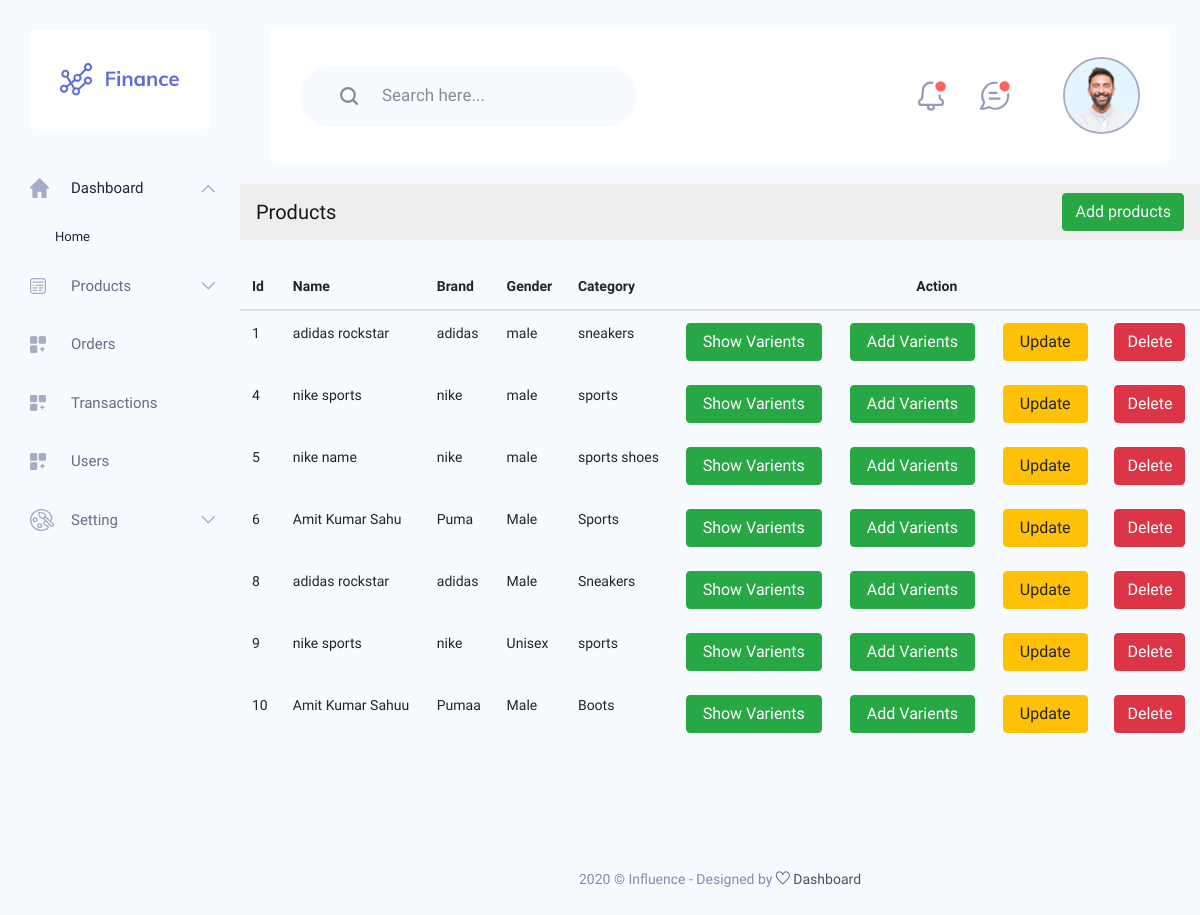
Page /index.php/dashcontroller/products on the earlier database version.
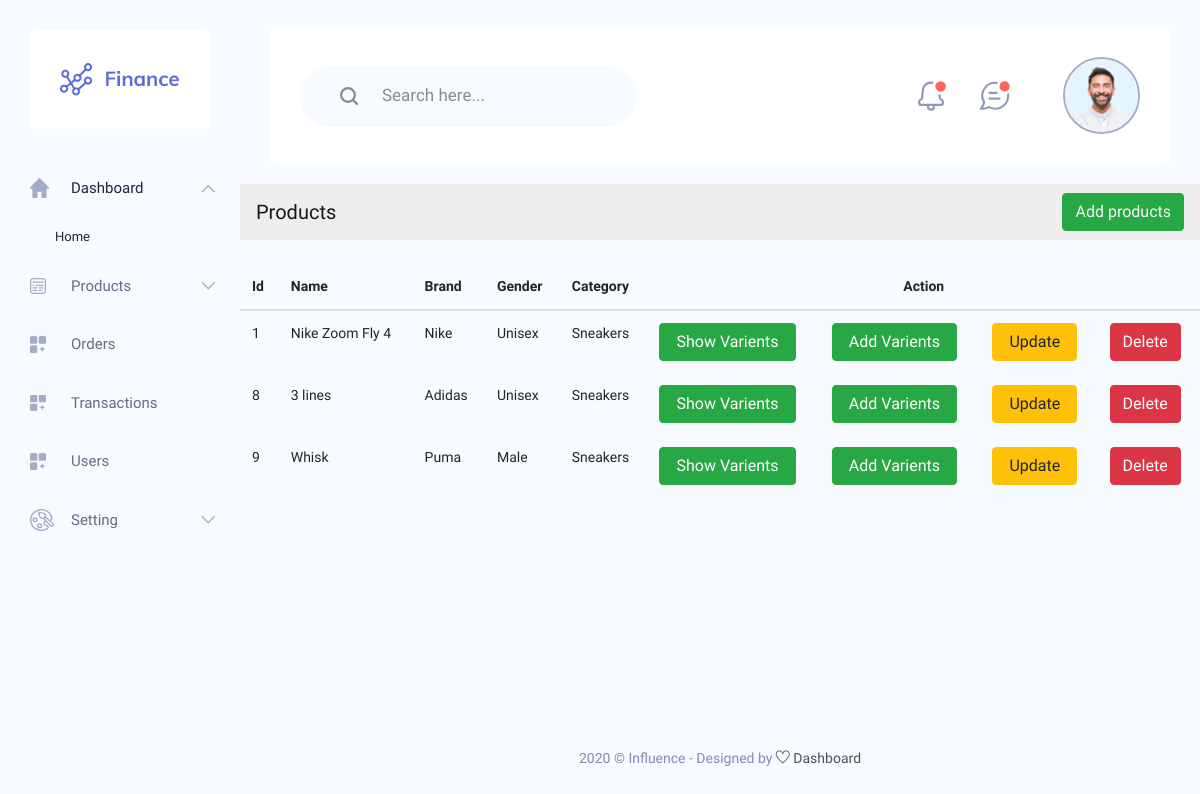
Same page on the later database version.
### tables this page shows
CREATE TABLE `products` (
  `id` int(10) NOT NULL,
  `name` varchar(100) DEFAULT NULL,
  `brand` varchar(100) DEFAULT NULL,
  `gender` varchar(20) DEFAULT NULL,
  `category` varchar(50) DEFAULT NULL,
  `created_on` timestamp NOT NULL DEFAULT current_timestamp(),
  `updated_on` timestamp NOT NULL DEFAULT current_timestamp() ON UPDATE current_timestamp()
);

### application/controllers/DashController.php (called while the page is built, shortened)
<?php
class DashController extends CI_Controller
{
	public function __construct()
	{
		$this->load->database();
		$this->load->model('dashboard_model');
		$this->load->model('category_model');
		$this->load->library('session');
	}
	public function products()
	{
		$data['title'] = "Products";
		$data['selected'] =  $this->dashboard_model->select();
		$data['content'] = $this->load->view('product_admin/pages/products/products', $data, true);
		$this->load->view('product_admin/layout/dashboard_layout', $data);
	}
}

### index.php (called while the page is built, shortened)
<?php
require_once BASEPATH.'core/CodeIgniter.php';

### application/models/Dashboard_model.php (called while the page is built, shortened)
<?php if (!defined('BASEPATH')) exit('No direct script access allowed');
class Dashboard_model extends CI_Model
{
    function select()
    {
        $sql = $this->db->query('SELECT * FROM products');
        return $sql->result();
    }
}

### application/views/product_admin/pages/products/products.php (the view)
<nav class="navbar navbar-light bg-light mb-4">
    <span class="navbar-brand mb-0 h1">Products</span>
    <span class="mb-0"><a href="products_add" class="btn btn-success text-light">Add products</a></span>
</nav>
<table class="table">
    <thead>
        <tr>
            <th >Id</th>
            <th >Name</th>
            <th >Brand</th>
            <th >Gender</th>
            <th>Category</th>
            <th colspan="4" class="text-center">Action</th>
        </tr>
    </thead>
    <tbody>
        <?php
        foreach ($selected as $store) {
        ?>
            <tr>
                <td><?= $store->id; ?></td>
                <td><?= $store->name; ?></td>
                <td><?= $store->brand; ?></td>
                <td><?= $store->gender; ?></td>
                <td><?= $store->category; ?></td>
                <td>
                    <a href="<?= base_url("varients/$store->id"); ?>" class="btn btn-success px-3">Show Varients </a>
                </td>
                <td>
                    <a href="<?= base_url("varients_add/$store->id"); ?>" class="btn btn-success px-3">Add Varients </a>
                </td>
                <td>
                    <a href="<?= base_url("product_edit/$store->id"); ?>" class="btn btn-warning px-3">Update </a>
                </td>
                <td>
                    <a href="<?= base_url("product_delete/$store->id"); ?>" class="btn btn-danger">Delete</a>
                </td>
            </tr>
        <?php
        }
        ?>
    </tbody>
</table>

### application/views/product_admin/layout/dashboard_layout.php (shortened to what this page needs)
<!DOCTYPE html>
<html lang="zxx">
<head>
    <?php
    include_once APPPATH . "views/product_admin/shared/dashboard_css.php";
    ?>
</head>
<body class="crm_body_bg">
    <?php
    include_once APPPATH . "views/product_admin/shared/dashboard_nav.php";
    ?>
    <section class="main_content dashboard_part">
        <?php
        include_once APPPATH . "views/product_admin/shared/dashboard_header.php";
        ?>
        <?= $content ?>
        <?php
        include_once APPPATH . "views/product_admin/shared/dashboard_footer.php";
        ?>
    </section>
</body>
</html>

### application/views/product_admin/shared/dashboard_css.php
<link rel="stylesheet" href="<?= base_url("/assets/admin/css/bootstrap.min.css");?>">
<link rel="stylesheet" href="<?= base_url("/assets/admin/vendors/themefy_icon/themify-icons.css");?>">
<link rel="stylesheet" href="<?= base_url("/assets/admin/vendors/swiper_slider/css/swiper.min.css");?>">
<link rel="stylesheet" href="<?= base_url("/assets/admin/vendors/select2/css/select2.min.css");?>">
<link rel="stylesheet" href="<?= base_url("/assets/admin/vendors/niceselect/css/nice-select.css");?>">
<link rel="stylesheet" href="<?= base_url("/assets/admin/vendors/owl_carousel/css/owl.carousel.css");?>">
<link rel="stylesheet" href="<?= base_url("/assets/admin/vendors/gijgo/gijgo.min.css");?>">
<link rel="stylesheet" href="<?= base_url("/assets/admin/vendors/font_awesome/css/all.min.css");?>">
<link rel="stylesheet" href="<?= base_url("/assets/admin/vendors/tagsinput/tagsinput.css");?>">
<link rel="stylesheet" href="<?= base_url("/assets/admin/vendors/datatable/css/jquery.dataTables.min.css");?>">
<link rel="stylesheet" href="<?= base_url("/assets/admin/vendors/datatable/css/responsive.dataTables.min.css");?>">
<link rel="stylesheet" href="<?= base_url("/assets/admin/vendors/datatable/css/buttons.dataTables.min.css");?>">
<link rel="stylesheet" href="<?= base_url("/assets/admin/vendors/text_editor/summernote-bs4.css");?>">
<link rel="stylesheet" href="<?= base_url("/assets/admin/vendors/morris/morris.css");?>">
<link rel="stylesheet" href="<?= base_url("/assets/admin/vendors/material_icon/material-icons.css");?>">
<link href="https://cdnjs.cloudflare.com/ajax/libs/slim-select/1.9.0/slimselect.min.css" rel="stylesheet" media="all">
<link href="https://cdn.rawgit.com/harvesthq/chosen/gh-pages/chosen.min.css" rel="stylesheet"/>
<link rel="stylesheet" href="<?= base_url("/assets/admin/css/metisMenu.css");?>">
<link rel="stylesheet" href="<?= base_url("/assets/admin/css/style.css");?>">
<link rel="stylesheet" href="<?= base_url("/assets/admin/css/colors/default.css");?>" id="colorSkinCSS">

### application/views/product_admin/shared/dashboard_nav.php (shortened to what this page needs)
<nav class="sidebar">
    <div class="logo d-flex justify-content-between">
        <a href="<?= base_url('dashboard') ?>"><img src="<?= base_url("/assets/admin/img/logo.png"); ?>" alt=""></a>
    </div>
    <ul id="sidebar_menu">
        <li class="mm-active">
            <a class="has-arrow" href="#" aria-expanded="false">
                <img src="<?= base_url("/assets/admin/img/menu-icon/1.svg"); ?>" alt="">
                <span>Dashboard</span>
            </a>
            <ul>
                <li><a class="active" href="<?= base_url('dashboard') ?>">Home</a></li>
            </ul>
        </li>
        <li class="">
            <a class="has-arrow" href="#" aria-expanded="false">
                <img src="<?= base_url("/assets/admin/img/menu-icon/2.svg"); ?>" alt="">
                <span>Products</span>
            </a>
        </li>
        <li class="">
            <a href="<?= base_url('orders') ?>" aria-expanded="false">
                <img src="<?= base_url("/assets/admin/img/menu-icon/3.svg"); ?>" alt="">
                <span>Orders</span>
            </a>
        </li>
        <li class="">
            <a href="<?= base_url('transaction') ?>" aria-expanded="false">
                <img src="<?= base_url("/assets/admin/img/menu-icon/3.svg"); ?>" alt="">
                <span>Transactions</span>
            </a>
        </li>
        <li class="">
            <a href="<?= base_url('users') ?>" aria-expanded="false">
                <img src="<?= base_url("/assets/admin/img/menu-icon/3.svg"); ?>" alt="">
                <span>Users</span>
            </a>
        </li>
        <li class="">
            <a class="has-arrow" href="#" aria-expanded="false">
                <img src="<?= base_url("/assets/admin/img/menu-icon/4.svg"); ?>" alt="">
                <span>Setting</span>
            </a>
        </li>
    </ul>
</nav>

### application/views/product_admin/shared/dashboard_header.php (shortened to what this page needs)
<div class="container-fluid no-gutters">
    <div class="row">
        <div class="col-lg-12 p-0">
            <div class="header_iner d-flex justify-content-between align-items-center">
                <div class="serach_field-area">
                    <div class="search_inner">
                        <form action="#">
                            <div class="search_field">
                                <input type="text" placeholder="Search here...">
                            </div>
                            <button type="submit"> <img src="<?= base_url("/assets/admin/img/icon/icon_search.svg");?>" alt=""> </button>
                        </form>
                    </div>
                </div>
                <div class="header_right d-flex justify-content-between align-items-center">
                    <div class="header_notification_warp d-flex align-items-center">
                        <li>
                            <a href="#"> <img src="<?= base_url("/assets/admin/img/icon/bell.svg");?>" alt=""> </a>
                        </li>
                        <li>
                            <a href="#"> <img src="<?= base_url("/assets/admin/img/icon/msg.svg");?>" alt=""> </a>
                        </li>
                    </div>
                    <div class="profile_info">
                        <img src="<?= base_url("/assets/admin/img/client_img.png");?>" alt="#">
                    </div>
                </div>
            </div>
        </div>
    </div>
</div>

### application/views/product_admin/shared/dashboard_footer.php
<div class="footer_part">
    <div class="container">
        <div class="row">
            <div class="col-lg-12">
                <div class="footer_iner text-center">
                    <p>2020 © Influence - Designed by <a href="#"> <i class="ti-heart"></i> </a><a href="#">
                            Dashboard</a></p>
                </div>
            </div>
        </div>
    </div>
</div>

### assets/admin/css/metisMenu.css (style rules this page uses)
.metismenu .has-arrow { position: relative; }
.metismenu .has-arrow::after { position: absolute; content: ''; transform: rotate(0deg) translate(0, -50%); transform-origin: top; top: 50%; transition: all .3s ease-out; right: 40px; content: "\e64b"; font-family: 'themify'; color: #A5ADC6; font-weight: 600; font-size: 14px; }
.metismenu .mm-active > .has-arrow::after, .metismenu .has-arrow[aria-expanded="true"]::after { transform: rotate(180deg) translate(0, -50%); }

Differences in the rows shown:
removed products: id "4", name "nike sports", brand "nike", gender "male", category "sports"
removed products: id "5", name "nike name", brand "nike", gender "male", category "sports shoes"
removed products: id "6", name "Amit Kumar Sahu", brand "Puma", gender "Male", category "Sports"
removed products: id "10", name "Amit Kumar Sahuu", brand "Pumaa", gender "Male", category "Boots"
changed products id 1: name "adidas rockstar" → "Nike Zoom Fly 4"; brand "adidas" → "Nike"; gender "male" → "Unisex"; category "sneakers" → "Sneakers"
changed products id 8: name "adidas rockstar" → "3 lines"; brand "adidas" → "Adidas"; gender "Male" → "Unisex"
changed products id 9: name "nike sports" → "Whisk"; brand "nike" → "Puma"; gender "Unisex" → "Male"; category "sports" → "Sneakers"
